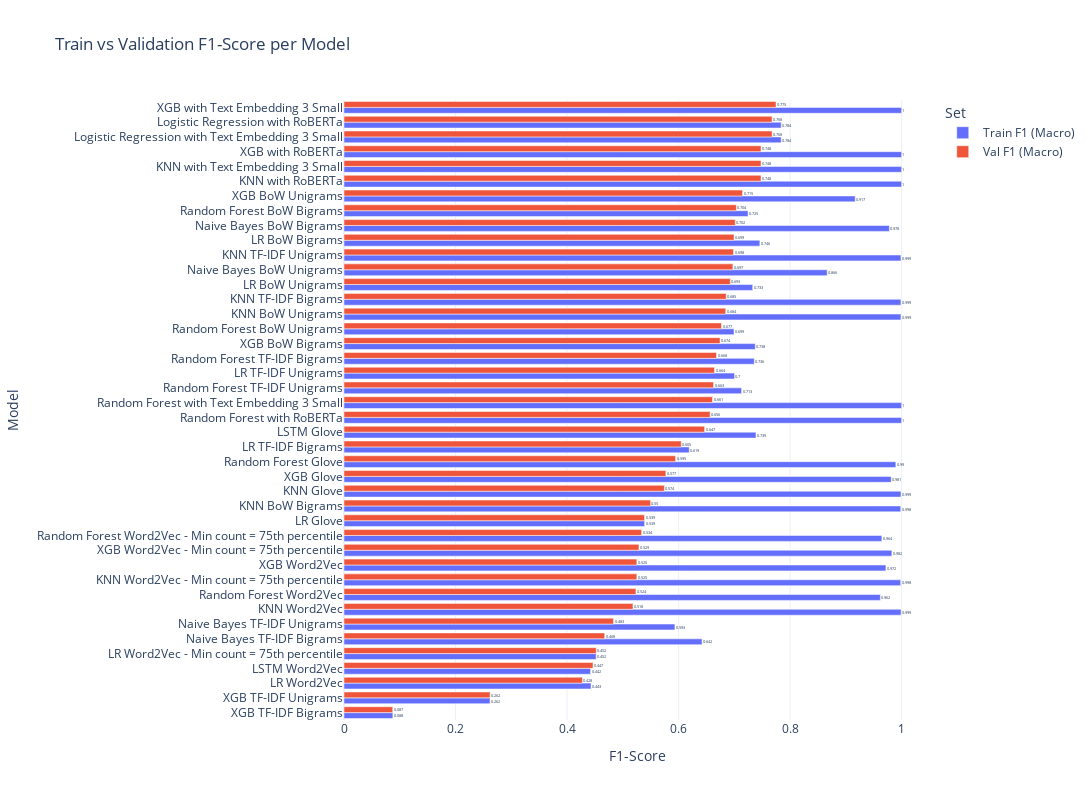

Write notebook code for a chart like this one.
### Code cell
val_f1_order = (
    df_long[df_long["Set"] == "Val F1 (Macro)"]
    .sort_values("F1", ascending=False)["Model"] 
    .tolist()
)


fig = px.bar(
    df_long,
    y="Model",
    x="F1",
    color="Set",
    barmode="group",
    orientation="h",
    title="Train vs Validation F1-Score per Model",
    template="plotly_white",
    category_orders={"Model": val_f1_order},
    text=df_long["F1"].round(3)
)

# Números maiores e bem posicionados
fig.update_traces(
    textposition='auto',         
    textfont_size=18            
)

fig.update_layout(
    xaxis_title="F1-Score",
    yaxis_title="Model",
    font=dict(size=12),          
    width=1500,                  
    height=800,                 
    legend=dict(font=dict(size=12))  
)

fig.show()

### Figure 1 — Plotly figure (JSON) as saved in the notebook; plotly's stock layout.template omitted (floating-point values rounded to 4 significant figures)
{"data": [{"alignmentgroup": "True", "hovertemplate": "Set=Train F1 (Macro)<br>F1=%{x}<br>Model=%{y}<br>text=%{text}<extra></extra>", "legendgroup": "Train F1 (Macro)", "marker": {"color": "#636efa", "pattern": {"shape": ""}}, "name": "Train F1 (Macro)", "offsetgroup": "Train F1 (Macro)", "orientation": "h", "showlegend": true, "text": [0.999, 0.998, 0.999, 0.999, 0.999, 0.998, 0.999, 1, 1, 0.866, 0.978, 0.593, 0.642, 0.699, 0.725, 0.713, 0.736, 0.962, 0.964, 0.99, 1, 1, 0.733, 0.746, 0.7, 0.619, 0.443, 0.452, 0.539, 0.784, 0.784, 0.917, 0.738, 0.262, 0.088, 0.972, 0.982, 0.981, 1, 1, 0.442, 0.739], "textfont": {"size": 18}, "textposition": "auto", "type": "bar", "x": [0.9987, 0.9984, 0.9987, 0.9987, 0.999, 0.9983, 0.9988, 1, 1, 0.8665, 0.978, 0.5934, 0.6421, 0.6994, 0.7246, 0.713, 0.7357, 0.9618, 0.9645, 0.9896, 1, 1, 0.7329, 0.7457, 0.7004, 0.6191, 0.443, 0.4522, 0.5391, 0.784, 0.784, 0.9167, 0.7375, 0.2619, 0.0876, 0.9718, 0.9825, 0.9813, 1, 1, 0.4422, 0.7388], "xaxis": "x", "y": ["KNN BoW Unigrams", "KNN BoW Bigrams", "KNN TF-IDF Unigrams", "KNN TF-IDF Bigrams", "KNN Word2Vec", "KNN Word2Vec - Min count = 75th percentile", "KNN Glove", "KNN with Text Embedding 3 Small", "KNN with RoBERTa", "Naive Bayes BoW Unigrams", "Naive Bayes BoW Bigrams", "Naive Bayes TF-IDF Unigrams", "Naive Bayes TF-IDF Bigrams", "Random Forest BoW Unigrams", "Random Forest BoW Bigrams", "Random Forest TF-IDF Unigrams", "Random Forest TF-IDF Bigrams", "Random Forest Word2Vec", "Random Forest Word2Vec - Min count = 75th percentile", "Random Forest Glove", "Random Forest with Text Embedding 3 Small", "Random Forest with RoBERTa", "LR BoW Unigrams", "LR BoW Bigrams", "LR TF-IDF Unigrams", "LR TF-IDF Bigrams", "LR Word2Vec", "LR Word2Vec - Min count = 75th percentile", "LR Glove", "Logistic Regression with Text Embedding 3 Small", "Logistic Regression with RoBERTa", "XGB BoW Unigrams", "XGB BoW Bigrams", "XGB TF-IDF Unigrams", "XGB TF-IDF Bigrams", "XGB Word2Vec", "XGB Word2Vec - Min count = 75th percentile", "XGB Glove", "XGB with Text Embedding 3 Small", "XGB with RoBERTa", "LSTM Word2Vec", "LSTM Glove"], "yaxis": "y"}, {"alignmentgroup": "True", "hovertemplate": "Set=Val F1 (Macro)<br>F1=%{x}<br>Model=%{y}<br>text=%{text}<extra></extra>", "legendgroup": "Val F1 (Macro)", "marker": {"color": "#EF553B", "pattern": {"shape": ""}}, "name": "Val F1 (Macro)", "offsetgroup": "Val F1 (Macro)", "orientation": "h", "showlegend": true, "text": [0.684, 0.55, 0.698, 0.685, 0.518, 0.525, 0.574, 0.748, 0.748, 0.697, 0.702, 0.483, 0.468, 0.677, 0.704, 0.663, 0.668, 0.524, 0.534, 0.595, 0.661, 0.656, 0.693, 0.699, 0.664, 0.605, 0.428, 0.452, 0.539, 0.768, 0.768, 0.715, 0.674, 0.262, 0.087, 0.525, 0.529, 0.577, 0.775, 0.748, 0.447, 0.647], "textfont": {"size": 18}, "textposition": "auto", "type": "bar", "x": [0.6845, 0.5498, 0.6985, 0.6854, 0.5182, 0.5251, 0.5745, 0.7478, 0.7478, 0.6974, 0.7016, 0.4833, 0.4675, 0.6769, 0.7036, 0.6627, 0.668, 0.5235, 0.5337, 0.5946, 0.6608, 0.6565, 0.6928, 0.6994, 0.6644, 0.6048, 0.4276, 0.4524, 0.5389, 0.7677, 0.7677, 0.7146, 0.6744, 0.262, 0.0874, 0.5251, 0.5289, 0.5772, 0.7747, 0.7478, 0.4466, 0.6467], "xaxis": "x", "y": ["KNN BoW Unigrams", "KNN BoW Bigrams", "KNN TF-IDF Unigrams", "KNN TF-IDF Bigrams", "KNN Word2Vec", "KNN Word2Vec - Min count = 75th percentile", "KNN Glove", "KNN with Text Embedding 3 Small", "KNN with RoBERTa", "Naive Bayes BoW Unigrams", "Naive Bayes BoW Bigrams", "Naive Bayes TF-IDF Unigrams", "Naive Bayes TF-IDF Bigrams", "Random Forest BoW Unigrams", "Random Forest BoW Bigrams", "Random Forest TF-IDF Unigrams", "Random Forest TF-IDF Bigrams", "Random Forest Word2Vec", "Random Forest Word2Vec - Min count = 75th percentile", "Random Forest Glove", "Random Forest with Text Embedding 3 Small", "Random Forest with RoBERTa", "LR BoW Unigrams", "LR BoW Bigrams", "LR TF-IDF Unigrams", "LR TF-IDF Bigrams", "LR Word2Vec", "LR Word2Vec - Min count = 75th percentile", "LR Glove", "Logistic Regression with Text Embedding 3 Small", "Logistic Regression with RoBERTa", "XGB BoW Unigrams", "XGB BoW Bigrams", "XGB TF-IDF Unigrams", "XGB TF-IDF Bigrams", "XGB Word2Vec", "XGB Word2Vec - Min count = 75th percentile", "XGB Glove", "XGB with Text Embedding 3 Small", "XGB with RoBERTa", "LSTM Word2Vec", "LSTM Glove"], "yaxis": "y"}], "layout": {"barmode": "group", "font": {"size": 12}, "height": 800, "legend": {"font": {"size": 12}, "title": {"text": "Set"}, "tracegroupgap": 0}, "title": {"text": "Train vs Validation F1-Score per Model"}, "width": 1500, "xaxis": {"anchor": "y", "domain": [0, 1], "title": {"text": "F1-Score"}}, "yaxis": {"anchor": "x", "categoryarray": ["XGB TF-IDF Bigrams", "XGB TF-IDF Unigrams", "LR Word2Vec", "LSTM Word2Vec", "LR Word2Vec - Min count = 75th percentile", "Naive Bayes TF-IDF Bigrams", "Naive Bayes TF-IDF Unigrams", "KNN Word2Vec", "Random Forest Word2Vec", "KNN Word2Vec - Min count = 75th percentile", "XGB Word2Vec", "XGB Word2Vec - Min count = 75th percentile", "Random Forest Word2Vec - Min count = 75th percentile", "LR Glove", "KNN BoW Bigrams", "KNN Glove", "XGB Glove", "Random Forest Glove", "LR TF-IDF Bigrams", "LSTM Glove", "Random Forest with RoBERTa", "Random Forest with Text Embedding 3 Small", "Random Forest TF-IDF Unigrams", "LR TF-IDF Unigrams", "Random Forest TF-IDF Bigrams", "XGB BoW Bigrams", "Random Forest BoW Unigrams", "KNN BoW Unigrams", "KNN TF-IDF Bigrams", "LR BoW Unigrams", "Naive Bayes BoW Unigrams", "KNN TF-IDF Unigrams", "LR BoW Bigrams", "Naive Bayes BoW Bigrams", "Random Forest BoW Bigrams", "XGB BoW Unigrams", "KNN with RoBERTa", "KNN with Text Embedding 3 Small", "XGB with RoBERTa", "Logistic Regression with Text Embedding 3 Small", "Logistic Regression with RoBERTa", "XGB with Text Embedding 3 Small"], "categoryorder": "array", "domain": [0, 1], "title": {"text": "Model"}}}}
